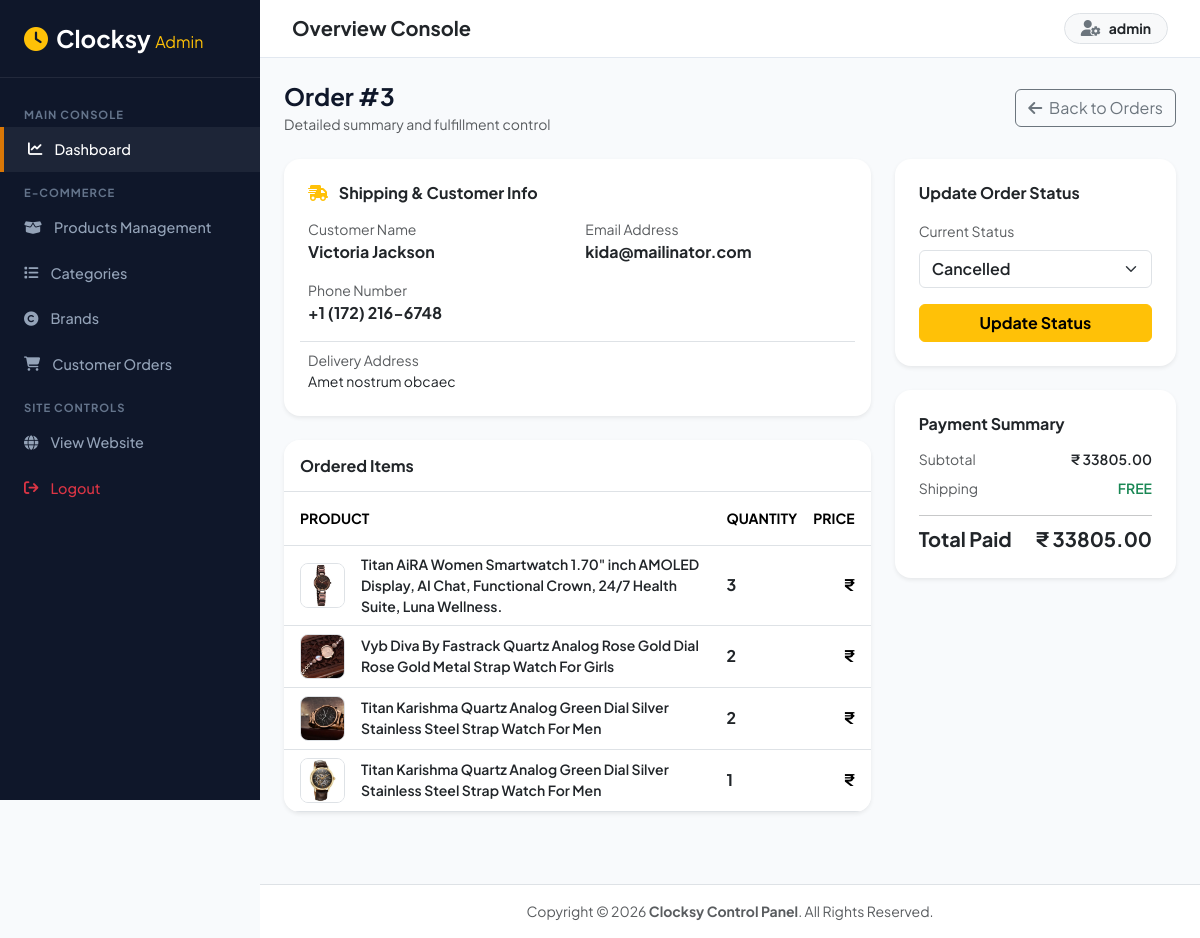
The app's page /custom-admin/order/detail/3/ (signed in) with its own data.
### clock_app/models.py (models this page shows, shortened)
class Order(models.Model):
    STATUS = (
        ('Pending', 'Pending'),
        ('Paid', 'Paid'),
        ('Cancelled', 'Cancelled'),
    )
    user = models.ForeignKey(User, on_delete=models.CASCADE)
    name = models.CharField(max_length=100, blank=True, null=True)
    email = models.EmailField(blank=True, null=True)
    phone = models.CharField(max_length=15)
    address = models.TextField()
    total_amount = models.DecimalField(max_digits=10, decimal_places=2)
    razorpay_order_id = models.CharField(max_length=200, blank=True, null=True)
    razorpay_payment_id = models.CharField(max_length=200, blank=True, null=True)
    status = models.CharField(
        max_length=20,
        choices=STATUS,
        default='Pending'
    )
    created_at = models.DateTimeField(auto_now_add=True)

class OrderItem(models.Model):
    order = models.ForeignKey(Order,
                              on_delete=models.CASCADE,
                              related_name='items')
    product = models.ForeignKey(Product,
                                on_delete=models.CASCADE)
    quantity = models.PositiveIntegerField(default=1)
    price = models.DecimalField(max_digits=10,
                                decimal_places=2)

class Product(models.Model):
    STOCK_STATUS = (
        ('In Stock', 'In Stock'),
        ('Out of Stock', 'Out of Stock'),
    )
    name = models.CharField(max_length=200)
    category = models.ForeignKey(
        Category,
        on_delete=models.CASCADE,
        related_name='products'
    )
    brand = models.ForeignKey(
        Brand,
        on_delete=models.CASCADE,
        related_name='products'
    )
    price = models.DecimalField(max_digits=10, decimal_places=2)
    description = models.TextField()
    image1 = models.ImageField(upload_to='product_image/')
    image2 = models.ImageField(upload_to='product_image/', blank=True, null=True)
    image3 = models.ImageField(upload_to='product_image/', blank=True, null=True)
    stock = models.PositiveIntegerField(default=0)
    stock_status = models.CharField(
        max_length=20,
        choices=STOCK_STATUS,
        default='In Stock'
    )
    is_featured = models.BooleanField(default=False)
    created_at = models.DateTimeField(auto_now_add=True)
    updated_at = models.DateTimeField(auto_now=True)

### clock_app/views.py (the view, shortened to what this page needs)
# urls.py: path('custom-admin/order/detail/<int:id>/', views.admin_order_detail, name='admin_order_detail'),
@staff_member_required(login_url='/custom-admin/login/')
def admin_order_detail(request, id):
    order = get_object_or_404(Order, id=id)
    order_items = OrderItem.objects.filter(order=order) if 'OrderItem' in globals() else []
    context = {
        'order': order,
        'order_items': order_items
    }
    return render(request, 'admin_panel/order_detail.html', context)

### templates/admin_panel/order_detail.html (shortened to what this page needs)
{% extends 'admin_panel/admin_layout.html' %}
{% block admin_content %}
<div class="mb-4 d-flex justify-content-between align-items-center flex-wrap gap-2">
    <div>
        <h4 class="fw-bold mb-1" style="color: #0f172a;">Order #{{ order.id }}</h4>
        <p class="text-muted small mb-0">Detailed summary and fulfillment control</p>
    </div>
    <div>
        <a href="{% url 'admin_order_list' %}" class="btn btn-outline-secondary">
            <i class="fa-solid fa-arrow-left me-1"></i> Back to Orders
        </a>
    </div>
</div>
<div class="row g-4 mb-5">
    <div class="col-lg-8">
        <div class="card border-0 shadow-sm rounded-4 p-4 mb-4 bg-white">
            <h6 class="fw-bold text-dark mb-3">
                <i class="fa-solid fa-truck-fast text-warning me-2"></i> Shipping & Customer Info
            </h6>
            <div class="row g-3">
                <div class="col-sm-6">
                    <span class="text-muted small d-block">Customer Name</span>
                    <strong class="text-dark">{{ order.name|default:order.user.get_full_name|default:"N/A" }}</strong>
                </div>
                <div class="col-sm-6">
                    <span class="text-muted small d-block">Email Address</span>
                    <strong class="text-dark">{{ order.email }}</strong>
                </div>
                <div class="col-sm-6">
                    <span class="text-muted small d-block">Phone Number</span>
                    <strong class="text-dark">{{ order.phone|default:"N/A" }}</strong>
                </div>
                <div class="col-12 border-top pt-2">
                    <span class="text-muted small d-block">Delivery Address</span>
                    <p class="text-dark mb-0 small lh-relaxed">{{ order.address|default:"No address provided" }}</p>
                </div>
            </div>
        </div>
        <div class="card border-0 shadow-sm rounded-4 overflow-hidden bg-white">
            <div class="card-header bg-white p-3 border-bottom">
                <h6 class="fw-bold mb-0 text-dark">Ordered Items</h6>
            </div>
            <div class="table-responsive">
                <table class="table align-middle mb-0">
                    <thead class="bg-light text-muted small text-uppercase">
                        <tr>
                            <th class="ps-3 py-3">Product</th>
                            <th class="py-3">Quantity</th>
                            <th class="py-3 pe-3 text-end">Price</th>
                        </tr>
                    </thead>
                    <tbody>
                        {% if order_items %}
                            {% for item in order_items %}
                            <tr>
                                <td class="ps-3">
                                    <div class="d-flex align-items-center gap-3">
                                        {% if item.product.image1 %}
                                            <img src="{{ item.product.image1.url }}" class="rounded-3 border" style="width: 45px; height: 45px; object-fit: contain;">
                                        {% endif %}
                                        <span class="fw-semibold text-dark small">{{ item.product.name }}</span>
                                    </div>
                                </td>
                                <td><span class="fw-bold text-dark">{{ item.quantity }}</span></td>
                                <td class="pe-3 text-end fw-bold">₹ {{ item.total_price }}</td>
                            </tr>
                            {% endfor %}
                        {% else %}
                            <tr>
                                <td colspan="3" class="text-center py-4 text-muted small">Order details logged. Total Payable: ₹ {{ order.total_amount }}</td>
                            </tr>
                        {% endif %}
                    </tbody>
                </table>
            </div>
        </div>
    </div>
    <div class="col-lg-4">
        <div class="card border-0 shadow-sm rounded-4 p-4 mb-4 bg-white">
            <h6 class="fw-bold text-dark mb-3">Update Order Status</h6>
            <form method="POST">
                <div class="mb-3">
                    <label class="form-label small text-muted">Current Status</label>
                    <select name="status" class="form-select fw-semibold">
                        <option value="Cancelled" {% if order.status == 'Cancelled' %}selected{% endif %}>Cancelled</option>
                    </select>
                </div>
                <button type="submit" class="btn btn-warning fw-bold w-100">
                    Update Status
                </button>
            </form>
        </div>
        <div class="card border-0 shadow-sm rounded-4 p-4 bg-white">
            <h6 class="fw-bold text-dark mb-3">Payment Summary</h6>
            <div class="d-flex justify-content-between mb-2 small">
                <span class="text-muted">Subtotal</span>
                <span class="fw-semibold text-dark">₹ {{ order.total_amount }}</span>
            </div>
            <div class="d-flex justify-content-between mb-2 small">
                <span class="text-muted">Shipping</span>
                <span class="text-success fw-semibold">FREE</span>
            </div>
            <hr class="my-2">
            <div class="d-flex justify-content-between fs-5 fw-bold text-dark">
                <span>Total Paid</span>
                <span>₹ {{ order.total_amount }}</span>
            </div>
        </div>
    </div>
</div>
{% endblock %}

### templates/admin_panel/admin_layout.html (shortened to what this page needs)
<!DOCTYPE html>
<html lang="en">
{% load static %}
<head>
    <link href="https://cdn.jsdelivr.net/npm/bootstrap@5.3.3/dist/css/bootstrap.min.css" rel="stylesheet">
    <link rel="stylesheet" href="https://cdnjs.cloudflare.com/ajax/libs/font-awesome/6.7.2/css/all.min.css" />
</head>
<body>
    <aside class="admin-sidebar">
        <div class="sidebar-brand">
            <a href="{% url 'admin_dashboard' %}" class="text-decoration-none">
                <h4 class="fw-bold text-white mb-0"><i class="fa-solid fa-clock text-warning me-2"></i>Clocksy <span class="fs-6 text-warning fw-normal">Admin</span></h4>
            </a>
        </div>
        <div class="sidebar-menu">
            <div class="menu-category">Main Console</div>
            <a href="{% url 'admin_dashboard' %}" class="nav-link-admin active">
                <i class="fa-solid fa-chart-line"></i> Dashboard
            </a>
            <div class="menu-category">E-Commerce</div>
            <a href="{% url 'admin_product_list' %}" class="nav-link-admin">
                <i class="fa-solid fa-box-open"></i> Products Management
            </a>
            <a href="{% url 'category_list' %}" class="nav-link-admin">
                <i class="fa-solid fa-list"></i> Categories
            </a>
            <a href="{% url 'brand_list' %}" class="nav-link-admin">
                <i class="fa-solid fa-copyright"></i> Brands
            </a>
            <a href="{% url 'admin_order_list' %}" class="nav-link-admin">
                <i class="fa-solid fa-cart-shopping"></i> Customer Orders
            </a>
            <div class="menu-category">Site Controls</div>
            <a href="{% url 'index' %}" target="_blank" class="nav-link-admin">
                <i class="fa-solid fa-globe"></i> View Website
            </a>
            <a href="{% url 'logout_admin' %}" class="nav-link-admin text-danger">
                <i class="fa-solid fa-arrow-right-from-bracket"></i> Logout
            </a>
        </div>
    </aside>
    <div class="admin-main">
        <header class="admin-navbar d-flex align-items-center justify-content-between">
            <div class="d-flex align-items-center gap-3">
                <h5 class="fw-bold text-dark mb-0">Overview Console</h5>
            </div>
            <div class="d-flex align-items-center gap-3">
                <div class="dropdown">
                    <button class="btn btn-light rounded-pill border d-flex align-items-center gap-2 px-3 py-1" type="button" data-bs-toggle="dropdown">
                        <i class="fa-solid fa-user-gear text-secondary"></i>
                        <span class="small fw-bold text-dark">{{ request.user.username }}</span>
                    </button>
                </div>
            </div>
        </header>
        <main class="p-4 flex-grow-1">
            {% block admin_content %}
            {% endblock admin_content %}
        </main>
        <footer class="p-3 bg-white border-top text-center text-muted small">
            Copyright &copy; 2026 <strong>Clocksy Control Panel</strong>. All Rights Reserved.
        </footer>
    </div>
</body>
</html>

### templates/admin_panel/admin_layout.html (style rules this page uses)
:root { --sidebar-width: 260px; --admin-bg: #f8fafc; --dark-navy: #0f172a; --gold-accent: #d97706; --border-color: #e2e8f0; }
body { font-family: 'Plus Jakarta Sans', sans-serif; background-color: var(--admin-bg); color: #1e293b; }
.admin-sidebar { width: var(--sidebar-width); height: 100vh; position: fixed; top: 0; left: 0; background-color: var(--dark-navy); color: #94a3b8; z-index: 1040; display: flex; flex-direction: column; transition: all 0.3s ease; }
.sidebar-brand { padding: 1.5rem; border-bottom: 1px solid rgba(255, 255, 255, 0.08); }
.sidebar-menu { padding: 1rem 0; flex-grow: 1; overflow-y: auto; }
.menu-category { font-size: 0.7rem; text-transform: uppercase; letter-spacing: 1px; color: #64748b; padding: 0.75rem 1.5rem 0.25rem; font-weight: 700; }
.nav-link-admin { color: #94a3b8; padding: 0.75rem 1.5rem; display: flex; align-items: center; gap: 12px; font-size: 0.9rem; font-weight: 500; text-decoration: none; transition: all 0.2s ease; }
.nav-link-admin:hover, .nav-link-admin.active { color: #ffffff; background-color: rgba(255, 255, 255, 0.06); border-left: 4px solid var(--gold-accent); }
.admin-main { margin-left: var(--sidebar-width); min-height: 100vh; display: flex; flex-direction: column; }
.admin-navbar { background-color: #ffffff; border-bottom: 1px solid var(--border-color); padding: 0.8rem 2rem; position: sticky; top: 0; z-index: 1030; }

### records on screen
Order: id "3", name "Victoria Jackson", email "kida@mailinator.com", phone "+1 (172) 216-6748", address "Amet nostrum obcaec", status "Cancelled", total_amount "33805.00"
OrderItem: product.image1 (picture), product.name "Titan AiRA Women Smartwatch 1.70\" inch AMOLED Display, AI Chat, Functional Crown, 24/7 Health Suite, Luna Wellness.", quantity "3"
OrderItem: product.image1 (picture), product.name "Vyb Diva By Fastrack Quartz Analog Rose Gold Dial Rose Gold Metal Strap Watch For Girls", quantity "2"
OrderItem: product.image1 (picture), product.name "Titan Karishma Quartz Analog Green Dial Silver Stainless Steel Strap Watch For Men", quantity "2"
OrderItem: product.image1 (picture), product.name "Titan Karishma Quartz Analog Green Dial Silver Stainless Steel Strap Watch For Men", quantity "1"

### other values on screen
{{ request.user.username }} "admin"
